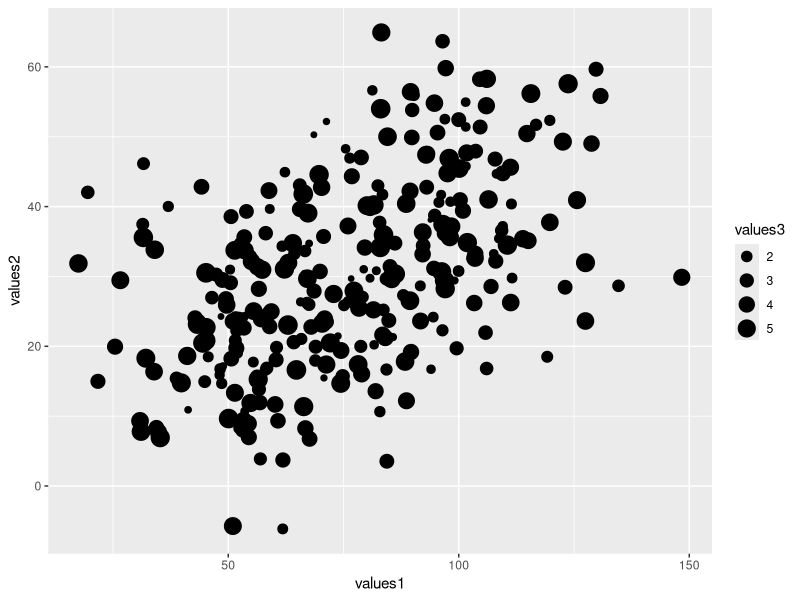
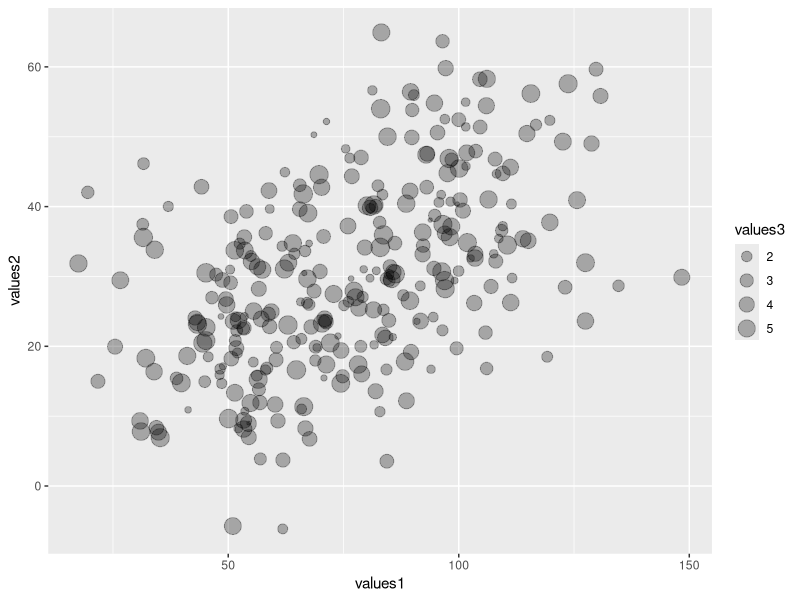
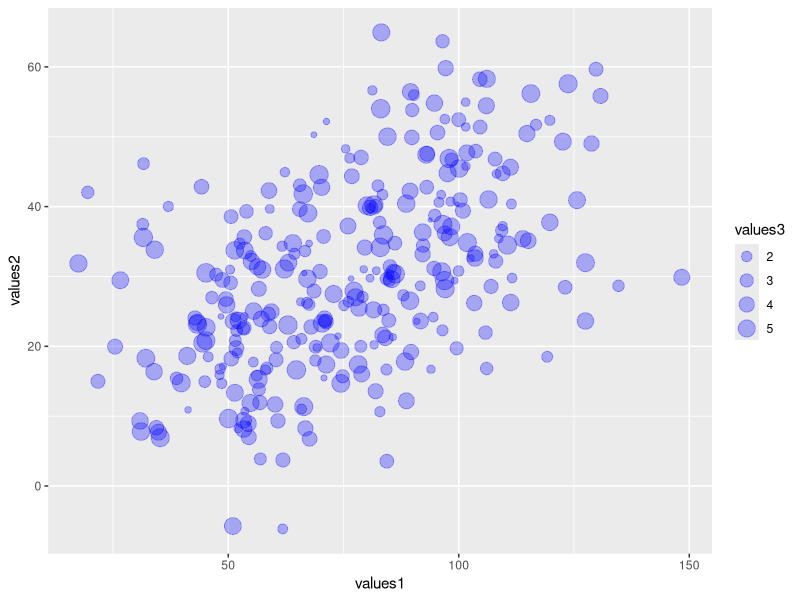
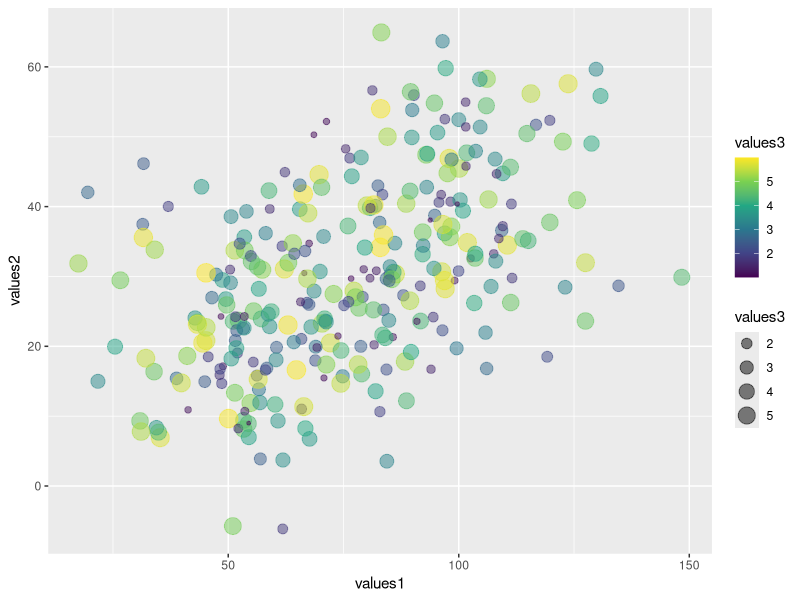

These charts were generated, in order, by the following R code:
## ---- chunk 1
knitr::opts_chunk$set(echo = TRUE, fig.align='center')

# title: Creating a bubble plot
# author: jonathan
# revised: 17/3/2020 

WEB <- c("https://bioceed.uib.no/dropfolder/bioSTATS/Rmd/Visualizing/Simple/bubble-plot.html")
GIT <- c("https://github.com/jonathansoule/biostats/blob/master/Visualizing/Simple/bubble-plot.Rmd")
library(ggplot2)
# variable 1
values1 <- c(rnorm(100, mean=50, sd=15), rnorm(100, mean=75, sd=15), rnorm(100, mean=100, sd=15))
# variable 2
values2 <- c(rnorm(100, mean=20, sd=10), rnorm(100, mean=30, sd=10),rnorm(100, mean=40, sd=10))
# variable 3
values3 <- runif(300, min = 1, max = 6)
## ---- chunk 2
# dataframe
df <- data.frame(values1, values2, values3)
str(df)
## ---- chunk 3
ggplot(df, aes(values1, values2)) +
  geom_point(aes(size = values3))
## ---- chunk 4
ggplot(df, aes(values1, values2)) +
  geom_point(aes(size = values3), alpha = .3)  
## ---- chunk 5
ggplot(df, aes(values1, values2)) +
  geom_point(aes(size = values3), color = "blue", alpha = .3)  
## ---- chunk 6
ggplot(df, aes(values1, values2)) +
  geom_point(aes(size = values3, color = values3), alpha = .5) +
  scale_color_viridis_c()
